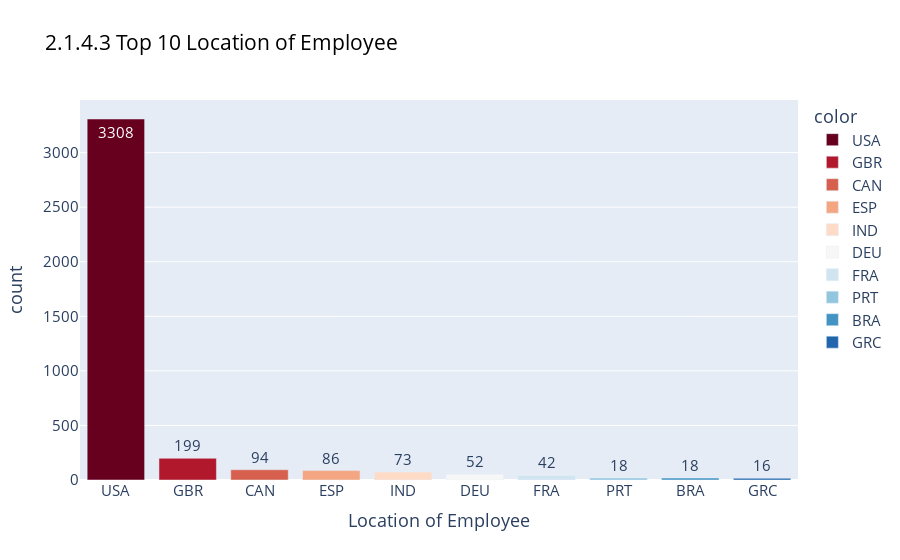

The code cell stored with this chart in its notebook:
### Code cell
employee_location = residence[:10]
fig = px.bar(y=employee_location.values, 
             x=employee_location.index, 
             color = employee_location.index,
             color_discrete_sequence=px.colors.sequential.RdBu,
             text=employee_location.values,
             title= '2.1.4.3 Top 10 Location of Employee',
             )
fig.update_layout(
    xaxis_title="Location of Employee",
    yaxis_title="count")
fig.update_layout(font = dict(size = 15),title_font_color="black",)
fig.show()

### Figure 1 — Plotly figure (JSON) as saved in the notebook; plotly's stock layout.template omitted (floating-point values rounded to 4 significant figures)
{"data": [{"alignmentgroup": "True", "hovertemplate": "color=USA<br>x=%{x}<br>y=%{y}<br>text=%{text}<extra></extra>", "legendgroup": "USA", "marker": {"color": "rgb(103,0,31)", "pattern": {"shape": ""}}, "name": "USA", "offsetgroup": "USA", "orientation": "v", "showlegend": true, "text": [3308], "textposition": "auto", "type": "bar", "x": ["USA"], "xaxis": "x", "y": [3308], "yaxis": "y"}, {"alignmentgroup": "True", "hovertemplate": "color=GBR<br>x=%{x}<br>y=%{y}<br>text=%{text}<extra></extra>", "legendgroup": "GBR", "marker": {"color": "rgb(178,24,43)", "pattern": {"shape": ""}}, "name": "GBR", "offsetgroup": "GBR", "orientation": "v", "showlegend": true, "text": [199], "textposition": "auto", "type": "bar", "x": ["GBR"], "xaxis": "x", "y": [199], "yaxis": "y"}, {"alignmentgroup": "True", "hovertemplate": "color=CAN<br>x=%{x}<br>y=%{y}<br>text=%{text}<extra></extra>", "legendgroup": "CAN", "marker": {"color": "rgb(214,96,77)", "pattern": {"shape": ""}}, "name": "CAN", "offsetgroup": "CAN", "orientation": "v", "showlegend": true, "text": [94], "textposition": "auto", "type": "bar", "x": ["CAN"], "xaxis": "x", "y": [94], "yaxis": "y"}, {"alignmentgroup": "True", "hovertemplate": "color=ESP<br>x=%{x}<br>y=%{y}<br>text=%{text}<extra></extra>", "legendgroup": "ESP", "marker": {"color": "rgb(244,165,130)", "pattern": {"shape": ""}}, "name": "ESP", "offsetgroup": "ESP", "orientation": "v", "showlegend": true, "text": [86], "textposition": "auto", "type": "bar", "x": ["ESP"], "xaxis": "x", "y": [86], "yaxis": "y"}, {"alignmentgroup": "True", "hovertemplate": "color=IND<br>x=%{x}<br>y=%{y}<br>text=%{text}<extra></extra>", "legendgroup": "IND", "marker": {"color": "rgb(253,219,199)", "pattern": {"shape": ""}}, "name": "IND", "offsetgroup": "IND", "orientation": "v", "showlegend": true, "text": [73], "textposition": "auto", "type": "bar", "x": ["IND"], "xaxis": "x", "y": [73], "yaxis": "y"}, {"alignmentgroup": "True", "hovertemplate": "color=DEU<br>x=%{x}<br>y=%{y}<br>text=%{text}<extra></extra>", "legendgroup": "DEU", "marker": {"color": "rgb(247,247,247)", "pattern": {"shape": ""}}, "name": "DEU", "offsetgroup": "DEU", "orientation": "v", "showlegend": true, "text": [52], "textposition": "auto", "type": "bar", "x": ["DEU"], "xaxis": "x", "y": [52], "yaxis": "y"}, {"alignmentgroup": "True", "hovertemplate": "color=FRA<br>x=%{x}<br>y=%{y}<br>text=%{text}<extra></extra>", "legendgroup": "FRA", "marker": {"color": "rgb(209,229,240)", "pattern": {"shape": ""}}, "name": "FRA", "offsetgroup": "FRA", "orientation": "v", "showlegend": true, "text": [42], "textposition": "auto", "type": "bar", "x": ["FRA"], "xaxis": "x", "y": [42], "yaxis": "y"}, {"alignmentgroup": "True", "hovertemplate": "color=PRT<br>x=%{x}<br>y=%{y}<br>text=%{text}<extra></extra>", "legendgroup": "PRT", "marker": {"color": "rgb(146,197,222)", "pattern": {"shape": ""}}, "name": "PRT", "offsetgroup": "PRT", "orientation": "v", "showlegend": true, "text": [18], "textposition": "auto", "type": "bar", "x": ["PRT"], "xaxis": "x", "y": [18], "yaxis": "y"}, {"alignmentgroup": "True", "hovertemplate": "color=BRA<br>x=%{x}<br>y=%{y}<br>text=%{text}<extra></extra>", "legendgroup": "BRA", "marker": {"color": "rgb(67,147,195)", "pattern": {"shape": ""}}, "name": "BRA", "offsetgroup": "BRA", "orientation": "v", "showlegend": true, "text": [18], "textposition": "auto", "type": "bar", "x": ["BRA"], "xaxis": "x", "y": [18], "yaxis": "y"}, {"alignmentgroup": "True", "hovertemplate": "color=GRC<br>x=%{x}<br>y=%{y}<br>text=%{text}<extra></extra>", "legendgroup": "GRC", "marker": {"color": "rgb(33,102,172)", "pattern": {"shape": ""}}, "name": "GRC", "offsetgroup": "GRC", "orientation": "v", "showlegend": true, "text": [16], "textposition": "auto", "type": "bar", "x": ["GRC"], "xaxis": "x", "y": [16], "yaxis": "y"}], "layout": {"barmode": "relative", "font": {"size": 15}, "legend": {"title": {"text": "color"}, "tracegroupgap": 0}, "title": {"font": {"color": "black"}, "text": "2.1.4.3 Top 10 Location of Employee"}, "xaxis": {"anchor": "y", "domain": [0, 1], "title": {"text": "Location of Employee"}}, "yaxis": {"anchor": "x", "domain": [0, 1], "title": {"text": "count"}}}}
